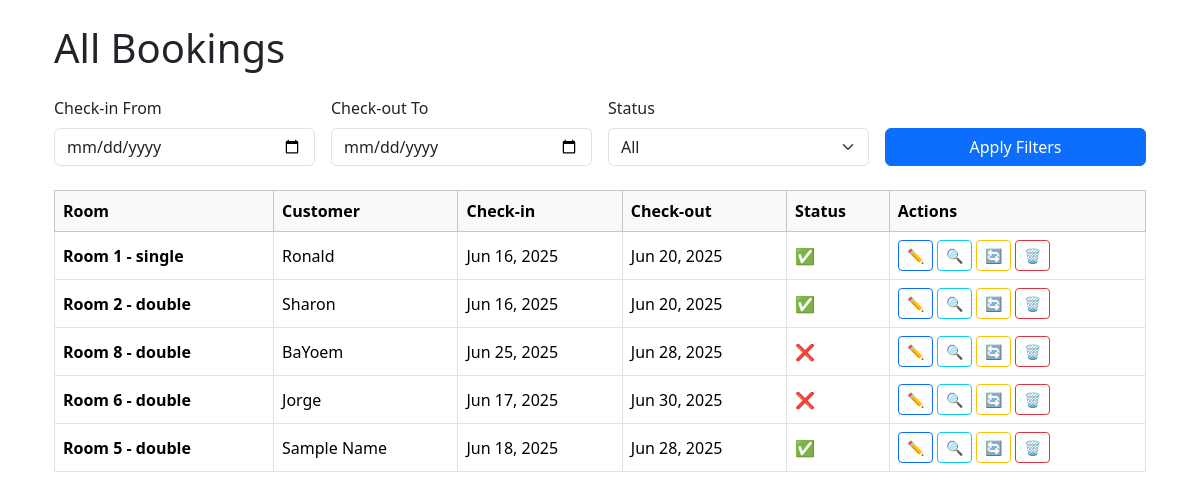
/bookings/ (signed in), run on an earlier commit of the app's database.
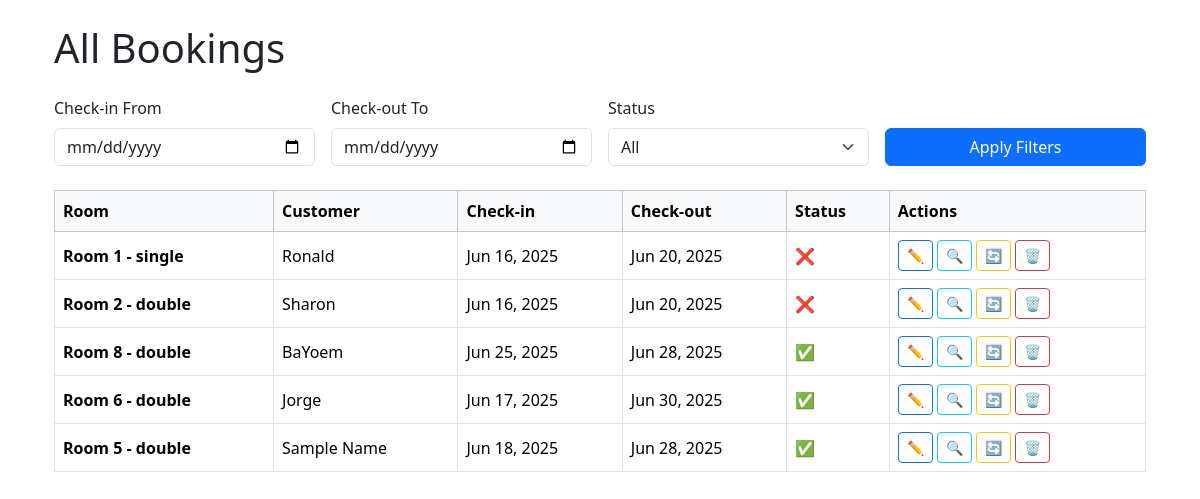
And on a later commit of the database.
### hotel/models.py (models this page shows, shortened)
class Booking(models.Model):
    customer_name = models.CharField(max_length=100)
    contact = models.CharField(max_length=100, default='N/A', blank=True)
    room = models.ForeignKey(Room, on_delete=models.CASCADE)
    check_in = models.DateField()
    check_out = models.DateField()
    is_checked_in = models.BooleanField(default=False)

class Room(models.Model):
    ROOM_TYPES = (
        ('single', 'Single'),
        ('double', 'Double'),
        ('suite', 'Suite'),
    )
    number = models.CharField(max_length=10, unique=True)
    type = models.CharField(max_length=10, choices=ROOM_TYPES)
    price = models.DecimalField(max_digits=8, decimal_places=2)
    is_available = models.BooleanField(default=True)
    def __str__(self):
        return f'Room {self.number} - {self.type}'

### hotel/views.py (the view)
# urls.py: path('bookings/', views.booking_list, name='booking_list'),
@login_required
def booking_list(request):
    bookings = Booking.objects.all()
    start_date = request.GET.get('start_date')
    end_date = request.GET.get('end_date')
    status = request.GET.get('status')
    if start_date:
        bookings = bookings.filter(check_in__gte=start_date)
    if end_date:
        bookings = bookings.filter(check_out__lte=end_date)
    if status == 'checked_in':
        bookings = bookings.filter(is_checked_in=True)
    elif status == 'not_checked_in':
        bookings = bookings.filter(is_checked_in=False)
    return render(request, 'hotel/booking_list.html', {
        'bookings': bookings,
        'start_date': start_date,
        'end_date': end_date,
        'status': status,
        })

### hotel/templates/hotel/booking_list.html (shortened to what this page needs)
{% extends 'hotel/base.html' %}
{% load static %}
{% block content %}
<div class="container mt-4">
    <h1 class="mb-4">All Bookings</h1>
    <form method="get" class="row g-3 mb-4">
        <div class="col-md-3">
            <label class="form-label">Check-in From</label>
            <input type="date" name="start_date" class="form-control" value="{{ start_date }}">
        </div>
        <div class="col-md-3">
            <label class="form-label">Check-out To</label>
            <input type="date" name="end_date" class="form-control" value="{{ end_date }}">
        </div>
        <div class="col-md-3">
            <label class="form-label">Status</label>
            <select name="status" class="form-select">
                <option value="">All</option>
            </select>
        </div>
        <div class="col-md-3 d-flex align-items-end">
            <button type="submit" class="btn btn-primary w-100">Apply Filters</button>
        </div>
    </form>
    <div class="table-responsive">
        <table class="table table-bordered table-hover align-middle">
            <thead class="table-light">
                <tr>
                    <th>Room</th>
                    <th>Customer</th>
                    <th>Check-in</th>
                    <th>Check-out</th>
                    <th>Status</th>
                    <th>Actions</th>
                </tr>
            </thead>
            <tbody>
                {% for booking in bookings %}
                    <tr>
                        <td>
                            <strong>{{ booking.room }}</strong><br>
                        </td>
                        <td>{{ booking.customer_name }}</td>
                        <td>{{ booking.check_in|date:"M d, Y" }}</td>
                        <td>{{ booking.check_out|date:"M d, Y" }}</td>
                        <td>
                            {% if booking.is_checked_in %}
                                <span class="text-success">✅</span>
                            {% else %}
                                <span class="text-danger">❌</span>
                            {% endif %}
                        </td>
                        <td>
                            <a href="{% url 'booking_edit' booking.pk %}" class="btn btn-sm btn-outline-primary">✏️</a>
                            <a href="{% url 'booking_detail' booking.pk %}" class="btn btn-sm btn-outline-info">🔍</a>
                            <a href="{% url 'toggle_checkin' booking.pk %}" class="btn btn-sm btn-outline-warning">🔄</a>
                            <a href="{% url 'booking_delete' booking.pk %}" class="btn btn-sm btn-outline-danger" onclick="return confirm('Are you sure?')">🗑️</a>
                        </td>
                    </tr>
                {% empty %}
                    <tr>
                        <td colspan="6" class="text-center">No bookings found.</td>
                    </tr>
                {% endfor %}
            </tbody>
        </table>
    </div>
</div>
{% endblock %}

What changed in the data, as far as the page shows it:
changed Booking "Ronald": is_checked_in "✅" → "❌"
changed Booking "Sharon": is_checked_in "✅" → "❌"
changed Booking "BaYoem": is_checked_in "❌" → "✅"
changed Booking "Jorge": is_checked_in "❌" → "✅"
